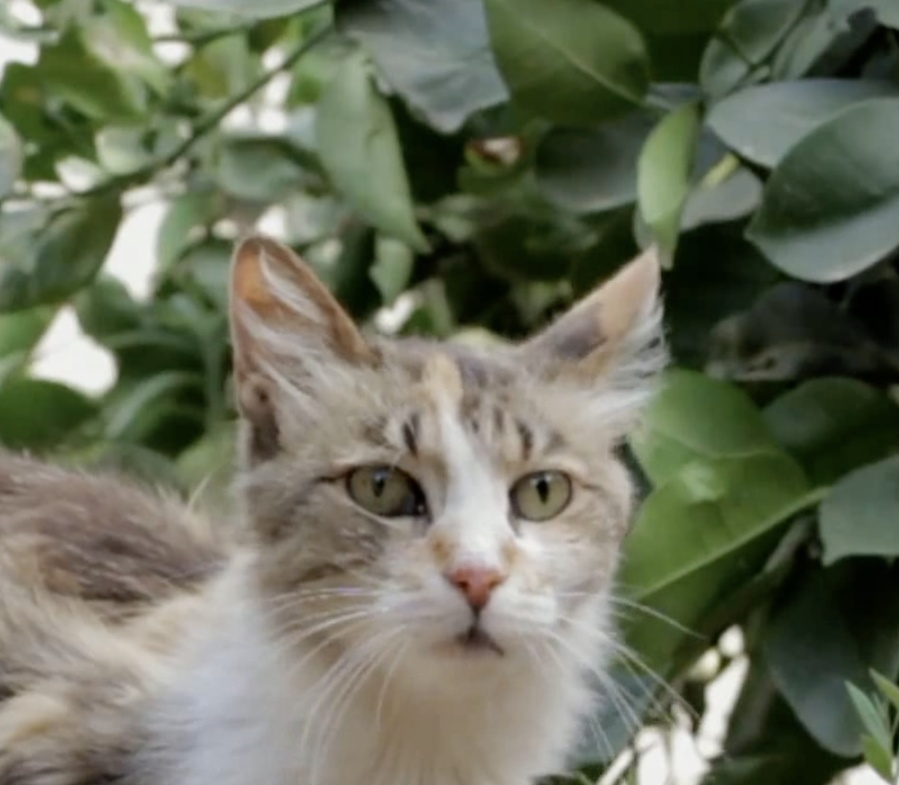
#> input picture misc/cat3.jpg, 899 x 785 px, shrunk from 1224 x 1068 before the run
$ python catEyeDetect.py
#> lines starting #> are read from the running program, lines starting #| are printed output that depends on the picture; after the words box and inside, x2 and y2 are one past the last pixel; in counts of white or black regions, pixels touching at a corner belong together
import cv2
import numpy as np

def detect_cat_eyes(image_path):
    # Read the image
#> called with image_path = '../misc/cat3.jpg'
    img = cv2.imread(image_path)
#> img is the input picture: shape (785, 899, 3); mean B, G, R 92, 111.5, 106.8

    # Convert to grayscale
    gray = cv2.cvtColor(img, cv2.COLOR_BGR2GRAY)
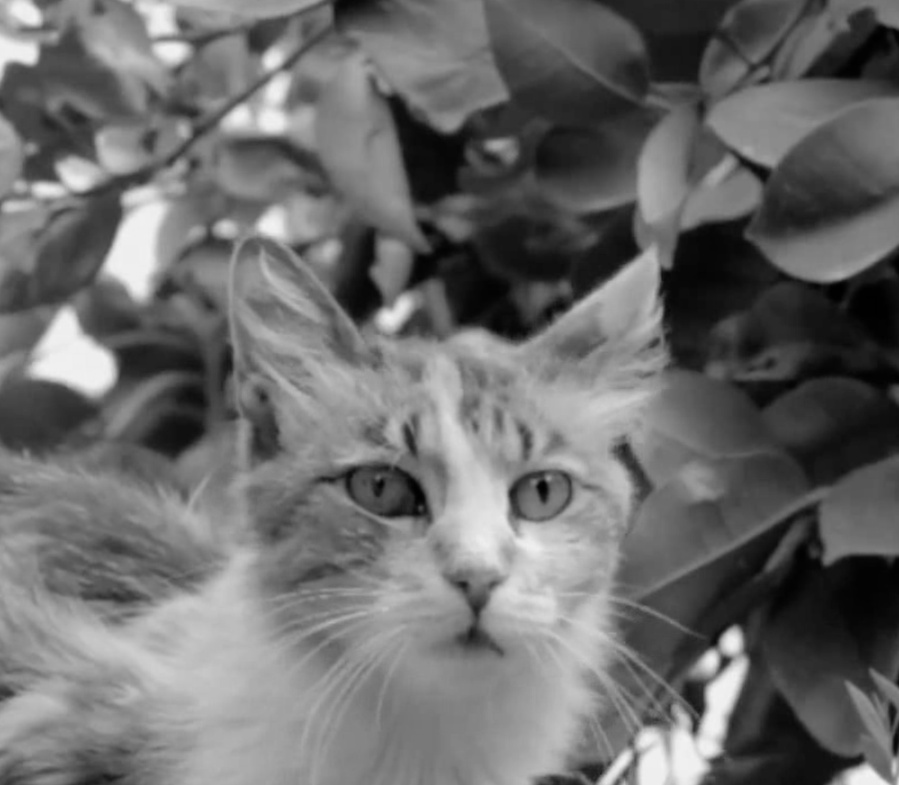
#> gray: shape (785, 899); min 0, max 243, mean 107.9

    # Apply threshold to isolate dark regions
    _, thresh = cv2.threshold(gray, 30, 255, cv2.THRESH_BINARY_INV)
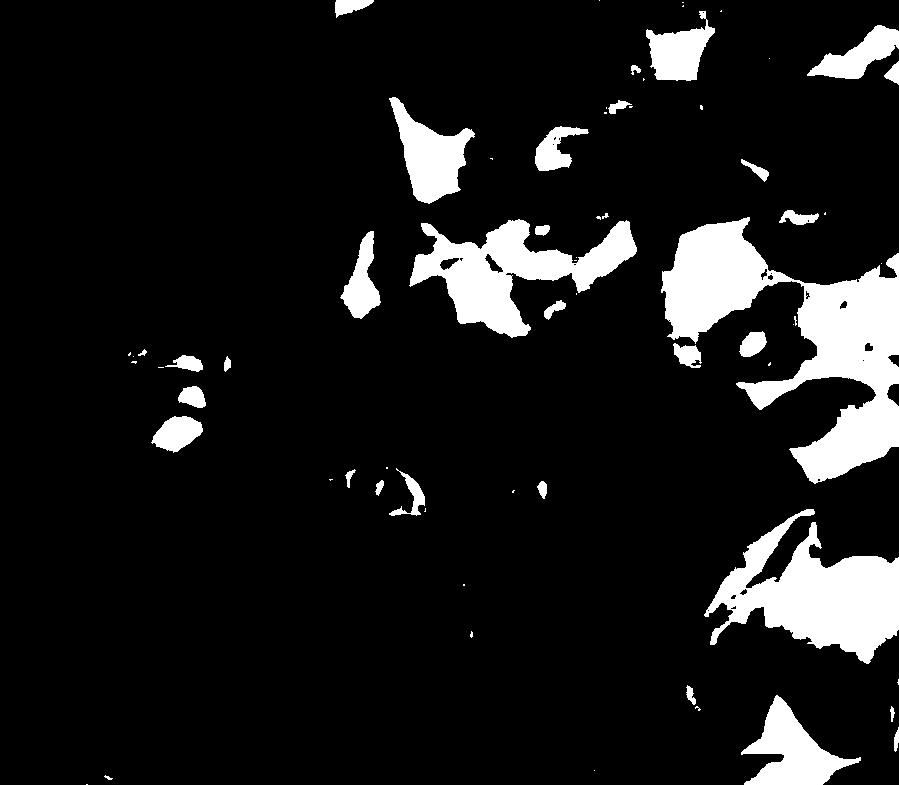
#> thresh: shape (785, 899); 10.4% white; 67 white regions (34 under 20 px)

    # Find contours in the thresholded image
    contours, _ = cv2.findContours(thresh, cv2.RETR_EXTERNAL, cv2.CHAIN_APPROX_SIMPLE)
#> contours = 67 contours, 36 with area under 20; largest, box (x1, y1, x2, y2) and area: (661, 217, 899, 484) 24396, (704, 509, 899, 664) 14007, (409, 219, 637, 338) 11069, (741, 695, 861, 785) 4458, (389, 97, 475, 204) 4128

    # Filter contours based on aspect ratio and area
    for contour in contours:
        x, y, w, h = cv2.boundingRect(contour)
        aspect_ratio = h / w
        area = cv2.contourArea(contour)

        # Check if the contour is vertical (height > width) and has appropriate area
        if aspect_ratio > 2 and 50 < area < 1000:
            # Draw rectangle around potential cat eye
            cv2.rectangle(img, (x, y), (x + w, y + h), (0, 255, 0), 2)
#> this loop made 67 passes
#> (x, y, w, h, aspect_ratio, area) on passes 4, 5, 7, 8, 12, 15, 16, 18, 19, 21, 22, 26: (894, 727, 5, 25, 5, 60), (890, 706, 5, 16, 3.2, 29.5), (741, 695, 120, 90, 0.75, 4458), (686, 685, 10, 20, 2, 84), (704, 509, 195, 155, 0.795, 14007), (537, 481, 10, 18, 1.8, 100.5), (375, 480, 9, 16, 1.78, 63.5), (345, 469, 11, 19, 1.73, 59), (389, 468, 36, 48, 1.33, 425), (151, 416, 52, 37, 0.712, 1161), (178, 386, 28, 22, 0.786, 397.5), (224, 356, 7, 16, 2.29, 60.5)
#> img: shape (785, 899, 3); 0.04% of pixels changed, all inside (x1, y1, x2, y2) = (223, 355, 899, 754)

    # Display the result
    cv2.imshow('Cat Eye Detection', img)
    cv2.waitKey(0)
    cv2.destroyAllWindows()

# Example usage
image_path = '../misc/cat3.jpg'  # Update this path to your cat image
detect_cat_eyes(image_path)

$ run again, with misc/cat1.jpg copied over misc/cat3.jpg
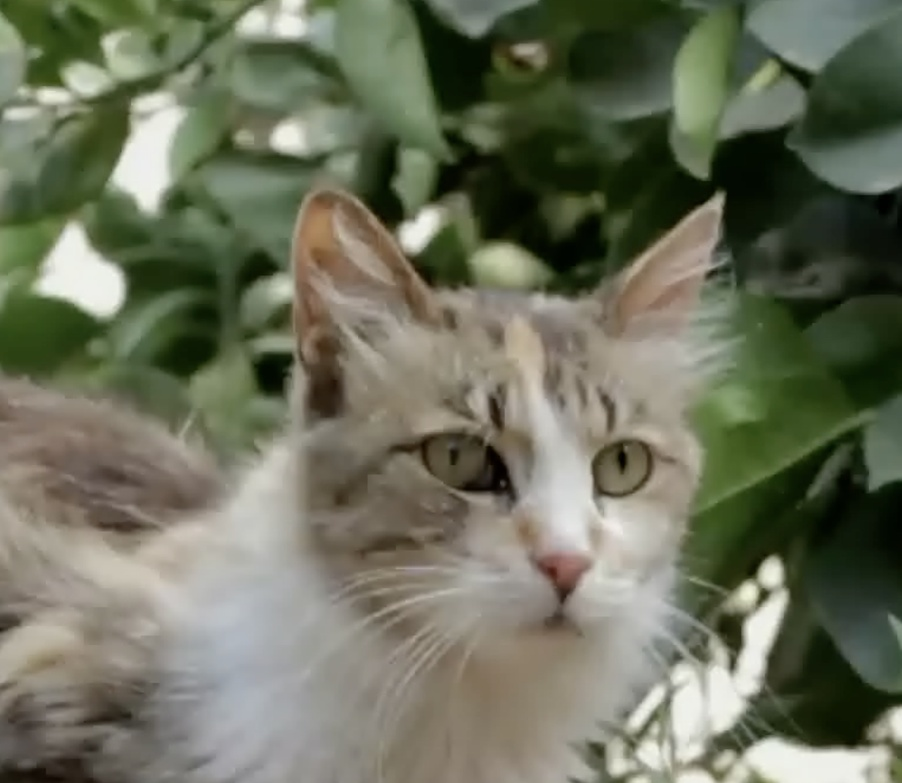
#> input picture misc/cat1.jpg, 902 x 783 px, shrunk from 1168 x 1014 before the run
#> in detect_cat_eyes, img is the input picture: shape (783, 902, 3); mean B, G, R 92.4, 112.2, 108.4
#> in detect_cat_eyes, `_, thresh = cv2.threshold(gray, 30, 255, cv2.THRESH_BINARY_INV)`:
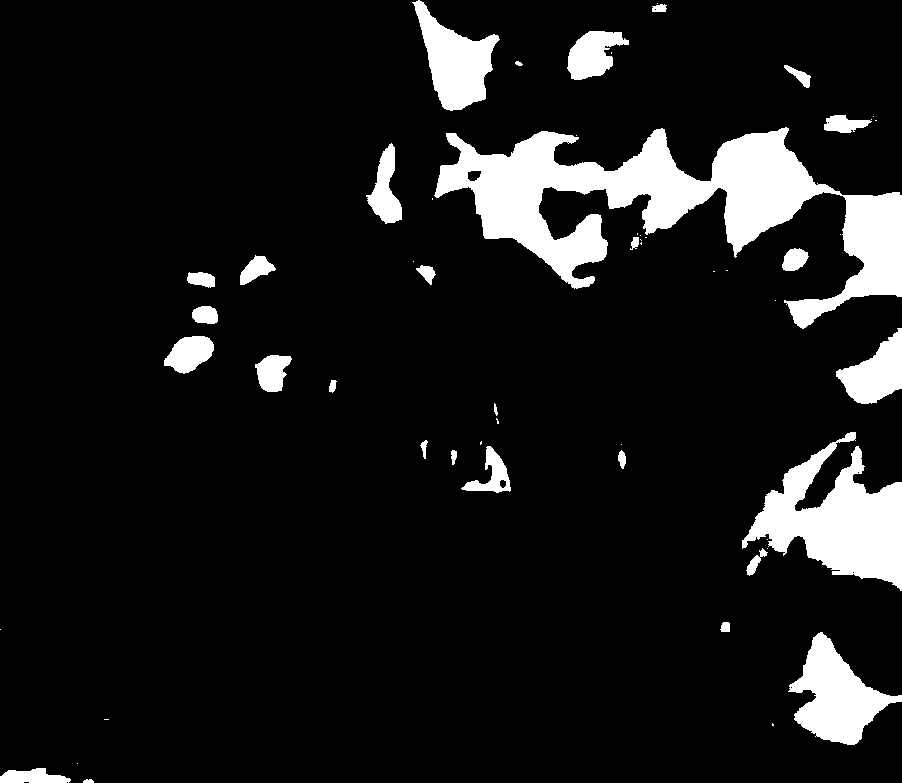
#> thresh: shape (783, 902); 9.8% white; 55 white regions (26 under 20 px)
#> contours = 55 contours, 28 with area under 20; largest, box (x1, y1, x2, y2) and area: (434, 127, 902, 329) 32030, (742, 432, 902, 591) 11707, (788, 632, 902, 745) 5844, (412, 0, 500, 111) 4534, (836, 328, 902, 404) 2638
#> the loop in detect_cat_eyes, `for contour in contours:` made 55 passes
#> (x, y, w, h, aspect_ratio, area) on passes 1, 2, 6, 8, 10, 12, 13, 14: (83, 779, 11, 4, 0.364, 24), (0, 768, 71, 15, 0.211, 672), (788, 632, 114, 113, 0.991, 5844.5), (720, 622, 10, 10, 1, 69.5), (746, 548, 22, 28, 1.27, 175.5), (618, 450, 8, 19, 2.38, 85.5), (451, 450, 6, 15, 2.5, 50), (461, 446, 50, 47, 0.94, 861)
#> after the loop in detect_cat_eyes, `for contour in contours:`:
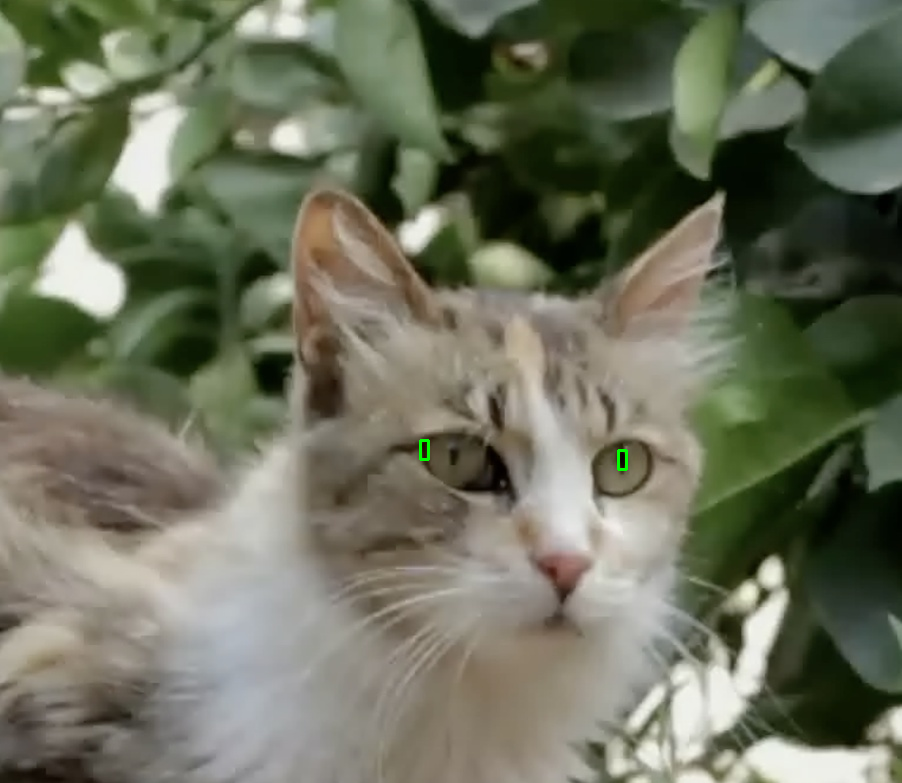
#> img: shape (783, 902, 3); 0.04% of pixels changed, all inside (x1, y1, x2, y2) = (419, 439, 628, 471)

$ run again, with misc/cat2.jpg copied over misc/cat3.jpg
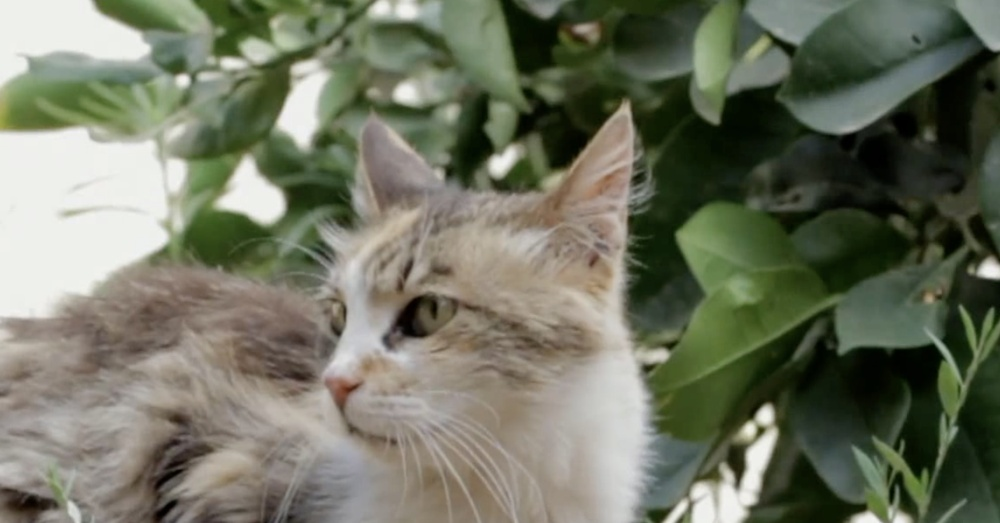
#> input picture misc/cat2.jpg, 1000 x 523 px, shrunk from 1748 x 914 before the run
#> in detect_cat_eyes, img is the input picture: shape (523, 1000, 3); mean B, G, R 97.5, 115.4, 111.6
#> in detect_cat_eyes, `gray = cv2.cvtColor(img, cv2.COLOR_BGR2GRAY)`:
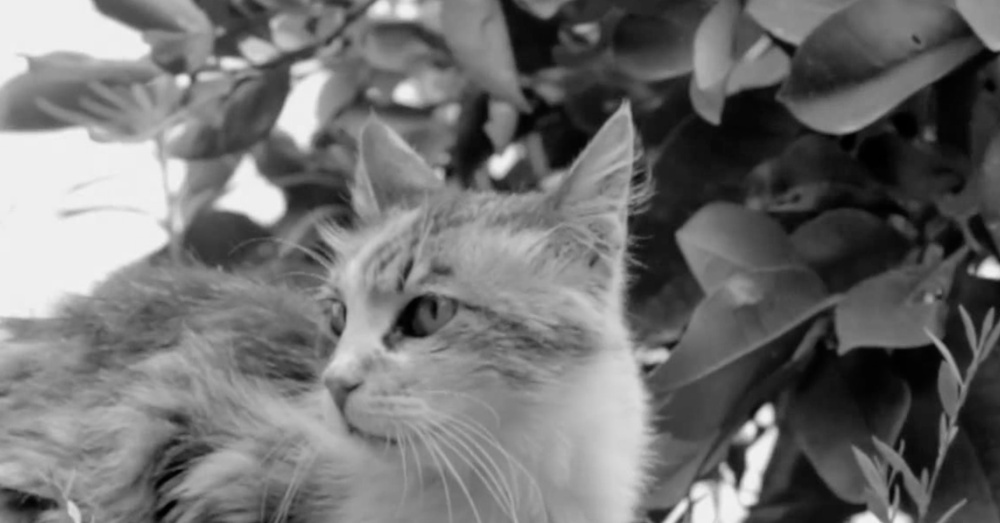
#> gray: shape (523, 1000); min 0, max 243, mean 112.2
#> in detect_cat_eyes, `_, thresh = cv2.threshold(gray, 30, 255, cv2.THRESH_BINARY_INV)`:
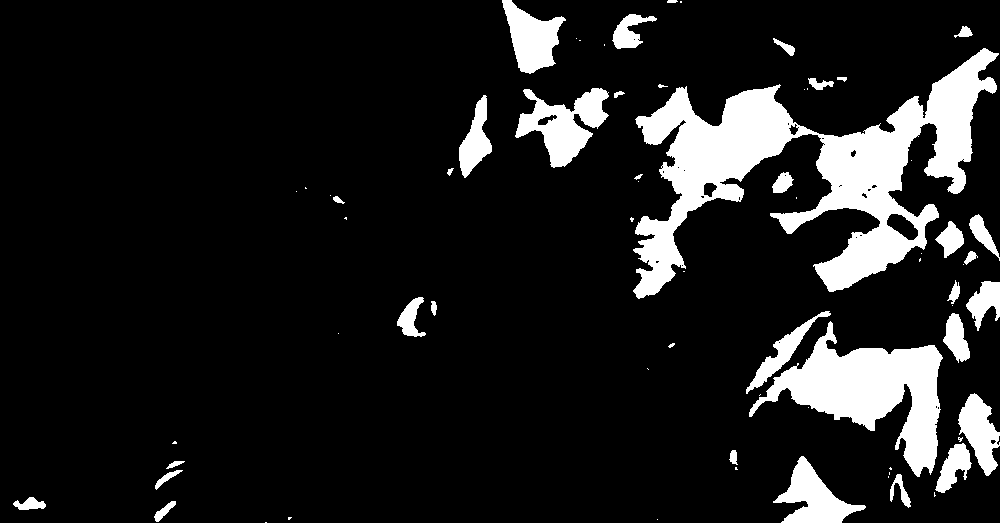
#> thresh: shape (523, 1000); 12.2% white; 69 white regions (33 under 20 px)
#> contours = 69 contours, 37 with area under 20; largest, box (x1, y1, x2, y2) and area: (633, 48, 999, 299) 30734, (749, 321, 943, 477) 11353, (515, 88, 609, 168) 3509, (773, 456, 866, 523) 2526, (502, 0, 566, 74) 2431
#> the loop in detect_cat_eyes, `for contour in contours:` made 69 passes
#> (x, y, w, h, aspect_ratio, area) on passes 4, 5, 8, 10, 13, 14, 15, 16: (154, 501, 22, 21, 0.955, 150), (13, 497, 33, 13, 0.394, 227), (890, 474, 21, 34, 1.62, 209.5), (155, 470, 28, 20, 0.714, 128.5), (166, 461, 19, 8, 0.421, 49.5), (773, 456, 93, 67, 0.72, 2526.5), (729, 450, 9, 15, 1.67, 71), (935, 443, 37, 50, 1.35, 858)

$ run again, with misc/finger1 copy.jpg copied over misc/cat3.jpg
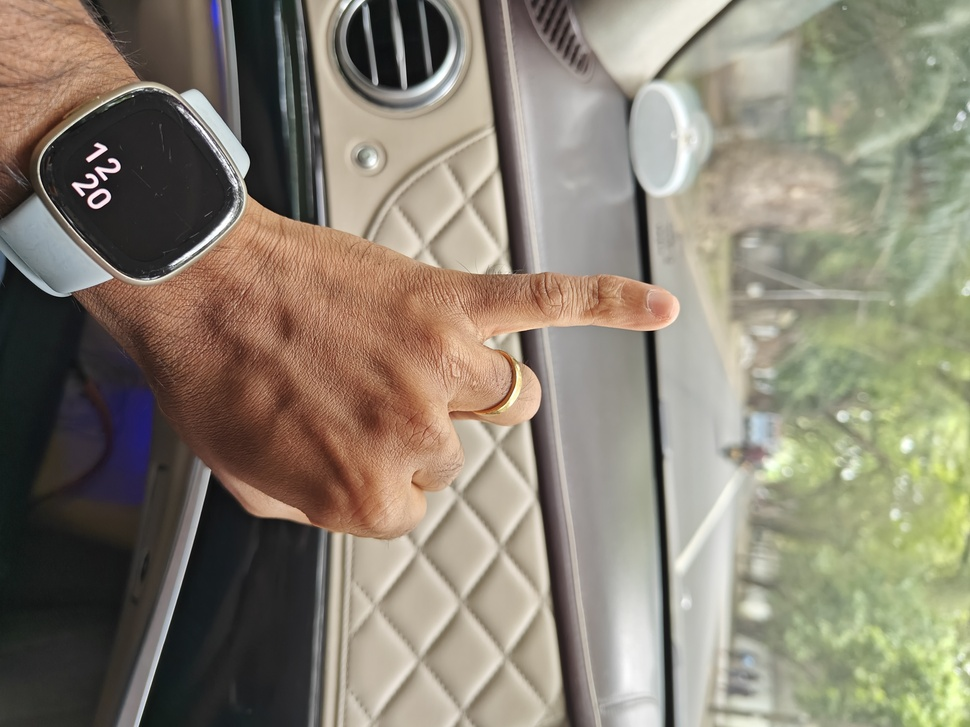
#> input picture misc/finger1 copy.jpg, 970 x 727 px, shrunk from 4096 x 3072 before the run
#> in detect_cat_eyes, img is the input picture: shape (727, 970, 3); mean B, G, R 114.4, 129.5, 137.1
#> in detect_cat_eyes, `_, thresh = cv2.threshold(gray, 30, 255, cv2.THRESH_BINARY_INV)`:
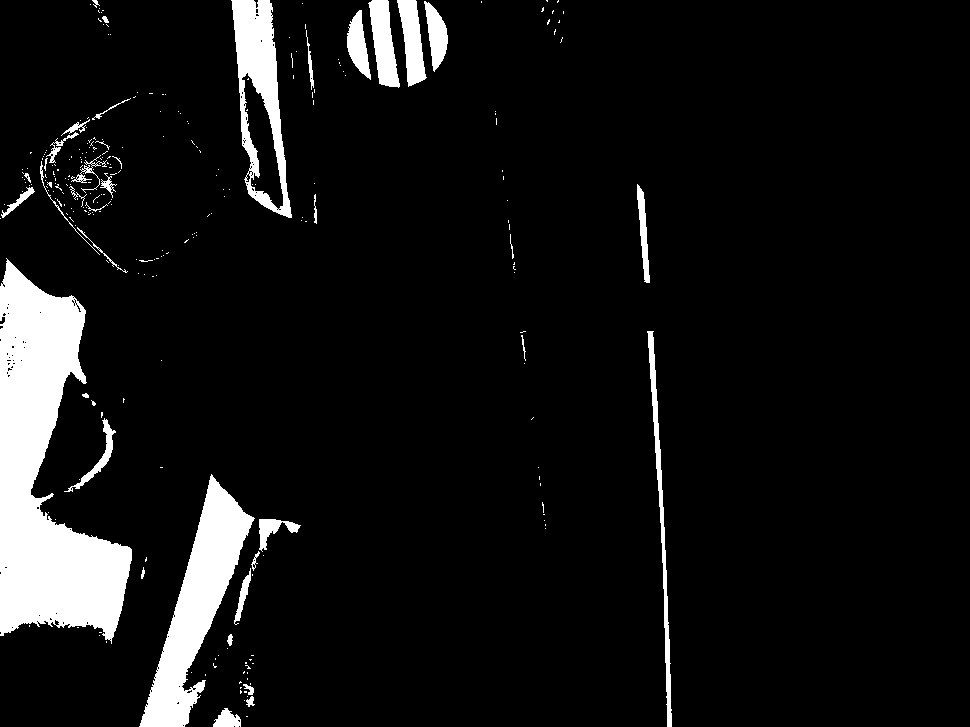
#> thresh: shape (727, 970); 7.7% white; 279 white regions (240 under 20 px)
#> contours = 275 contours, 246 with area under 20; largest, box (x1, y1, x2, y2) and area: (0, 258, 132, 644) 26362, (139, 474, 255, 727) 9963, (231, 0, 292, 218) 7880, (368, 0, 400, 88) 1558, (647, 331, 672, 727) 1413
#> the loop in detect_cat_eyes, `for contour in contours:` made 275 passes
#> (x, y, w, h, aspect_ratio, area) on passes 2, 4, 9: (213, 708, 28, 19, 0.679, 305), (246, 696, 9, 11, 1.22, 40.5), (243, 684, 11, 11, 1, 41.5)
#> after the loop in detect_cat_eyes, `for contour in contours:`:
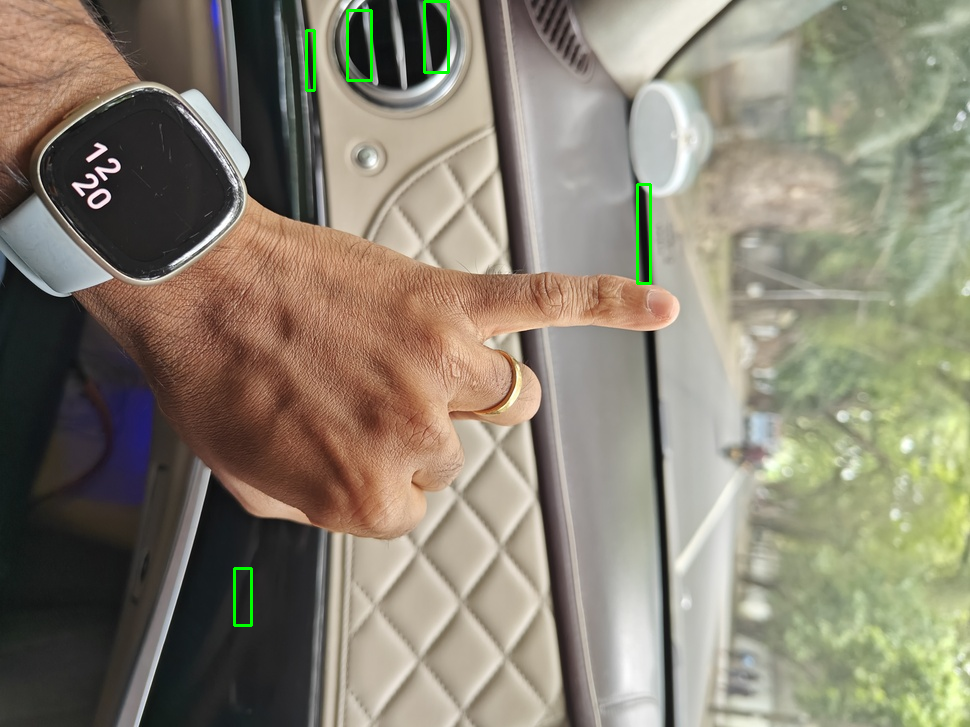
#> img: shape (727, 970, 3); 0.37% of pixels changed, all inside (x1, y1, x2, y2) = (233, 0, 652, 627)
